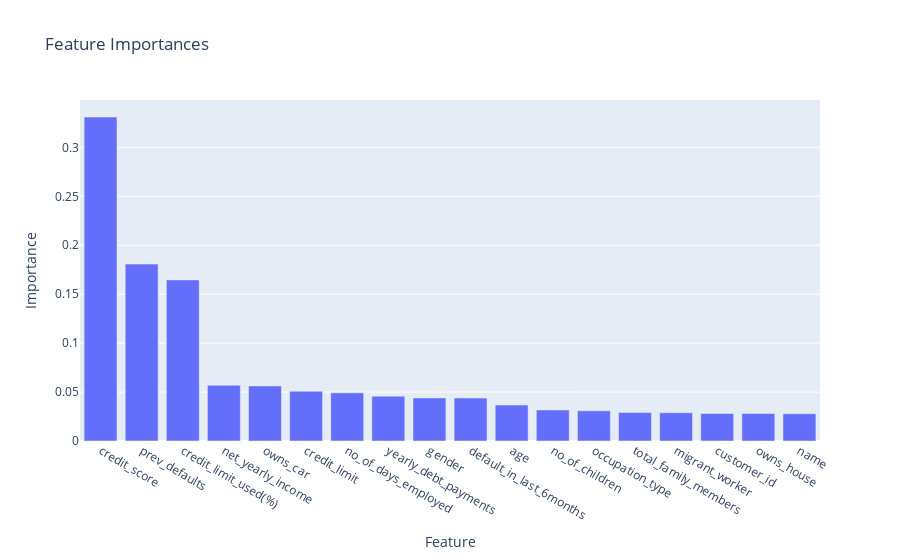

The code cell stored with this chart in its notebook:
### Markdown cell above
### What is driving the predictability?

Next, we identify the features, or columns, that are driving `credit_card_default`'s predictability.

We can see the main contributors to the prediction include information about credit usage and score and previous defaults, this makes sense.

### Code cell
# We reanalyze with `credit_card_default` as the action feature
t_orig.analyze(context_features=context_features, action_features=action_features)

# To get the feature contributions, we `react_into_trainee`. Robust metrics are recommended.
t_orig.react_into_trainee(action_feature= action_features[0], contributions_robust=True)
robust_feature_contributions = t_orig.react_aggregate(action_feature=action_features[0], robust=True, stats=['contribution'])
plot_feature_importances(robust_feature_contributions)

### Figure 1 — Plotly figure (JSON) as saved in the notebook; plotly's stock layout.template omitted (floating-point values rounded to 4 significant figures)
{"data": [{"type": "bar", "x": ["credit_score", "prev_defaults", "credit_limit_used(%)", "net_yearly_income", "owns_car", "credit_limit", "no_of_days_employed", "yearly_debt_payments", "gender", "default_in_last_6months", "age", "no_of_children", "occupation_type", "total_family_members", "migrant_worker", "customer_id", "owns_house", "name"], "y": [0.331, 0.1808, 0.1646, 0.05694, 0.05629, 0.05087, 0.04923, 0.0458, 0.04405, 0.04386, 0.03668, 0.03172, 0.03084, 0.02904, 0.02885, 0.02815, 0.02806, 0.02789]}], "layout": {"title": {"text": "Feature Importances"}, "xaxis": {"anchor": "y", "domain": [0, 1], "title": {"text": "Feature"}}, "yaxis": {"anchor": "x", "domain": [0, 1], "title": {"text": "Importance"}}}}
